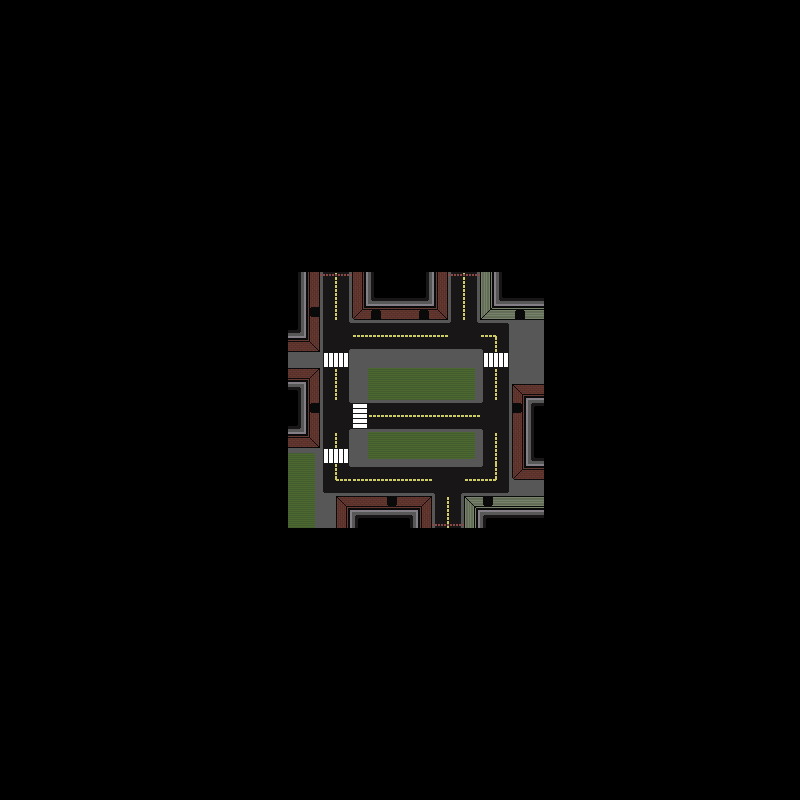

The image is a tile-based game level rendered from a .tmx file. Its description and source (layers, tilesets, objects; grid data summarised) follow:
An orthogonal 50x50 tile map with 16x16 px tiles, 3 tile layers (floor, graphic, doors), 1 hidden layer not drawn, 2 tilesets and 2 objects (bounds, player).

<map version="1.10" tiledversion="1.10.2" orientation="orthogonal" renderorder="right-down" width="50" height="50" tilewidth="16" tileheight="16" infinite="0" backgroundcolor="#000000" nextlayerid="6" nextobjectid="3">
 <tileset firstgid="1" source="tile_map.tsx" />
 <tileset firstgid="190" source="mechtiles16.tsx" />
 <layer id="3" name="mech" width="50" height="50" visible="0">
  <data>[2500 cells, 290 non-empty, 10 distinct tile ids]</data>
 </layer>
 <layer id="4" name="floor" width="50" height="50">
  <data>[2500 cells, 6 non-empty, 4 distinct tile ids]</data>
 </layer>
 <layer id="1" name="graphic" width="50" height="50">
  <data>[2500 cells, 246 non-empty, 57 distinct tile ids]</data>
 </layer>
 <layer id="2" name="doors" width="50" height="50">
  <data>[2500 cells, 8 non-empty, 4 distinct tile ids]</data>
 </layer>
 <objectgroup id="5" name="spawns">
  <object id="1" name="bounds" x="288" y="272" width="256" height="256" />
  <object id="2" name="player" x="400" y="384" width="16" height="16" />
 </objectgroup>
</map>
